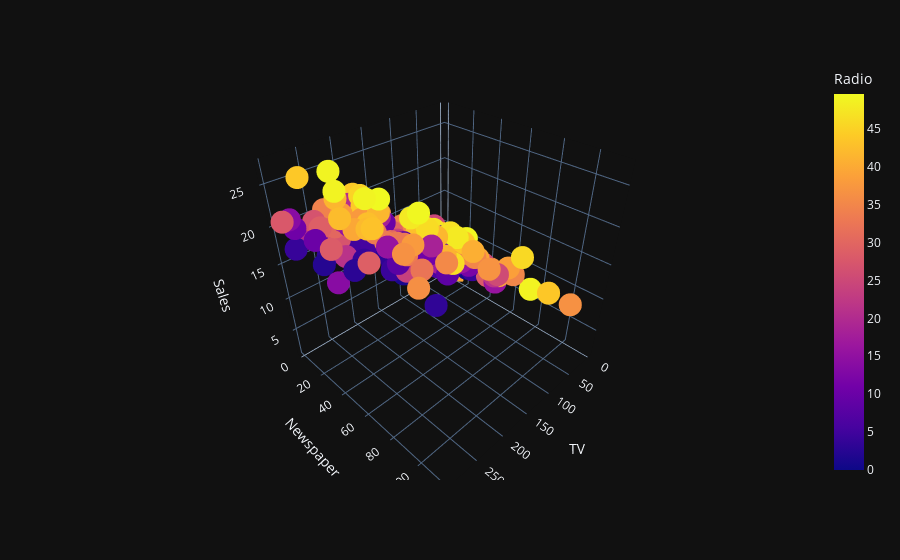

Write notebook code for a chart like this one.
### Code cell
fig = px.scatter_3d(df, x='TV', y='Newspaper', z='Sales', color='Radio')
fig.show()

### Figure 1 — Plotly figure (JSON) as saved in the notebook; plotly's stock layout.template omitted (floating-point values rounded to 4 significant figures; data arrays with more than 128 entries replaced by an {"elided": "..."} marker saying what was removed)
{"data": [{"hovertemplate": "TV=%{x}<br>Newspaper=%{y}<br>Sales=%{z}<br>Radio=%{marker.color}<extra></extra>", "legendgroup": "", "marker": {"color": {"elided": "200 float values"}, "coloraxis": "coloraxis", "symbol": "circle"}, "mode": "markers", "name": "", "scene": "scene", "showlegend": false, "x": {"elided": "200 float values"}, "y": {"elided": "200 float values"}, "z": {"elided": "200 float values"}, "type": "scatter3d"}], "layout": {"scene": {"domain": {"x": [0.0, 1.0], "y": [0.0, 1.0]}, "xaxis": {"title": {"text": "TV"}}, "yaxis": {"title": {"text": "Newspaper"}}, "zaxis": {"title": {"text": "Sales"}}}, "coloraxis": {"colorbar": {"title": {"text": "Radio"}}, "colorscale": [[0.0, "#0d0887"], [0.1111, "#46039f"], [0.2222, "#7201a8"], [0.3333, "#9c179e"], [0.4444, "#bd3786"], [0.5556, "#d8576b"], [0.6667, "#ed7953"], [0.7778, "#fb9f3a"], [0.8889, "#fdca26"], [1.0, "#f0f921"]]}, "legend": {"tracegroupgap": 0}, "margin": {"t": 60}}}
